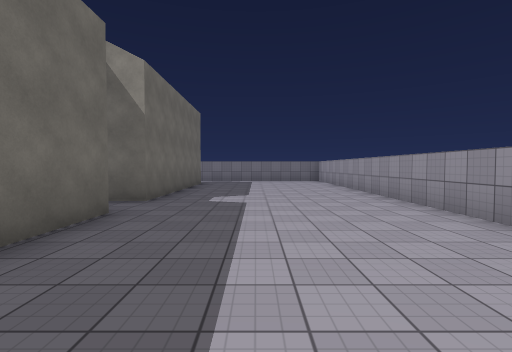
[1] (above)

24 first-person views from a walk through a scene from a Unity 3-D project. The camera is 1.5 m above the floor, tilts 2° down and sees 85° across. The floor is counted in squares, 2 m on a side. Each view is taken from the middle of a square. On the plan, view 1 faces up. The plan holds only what a view shows up to about 10 squares ahead; the rest is blank. The place goes on beyond the plan. The player character is not drawn. Some animated figures are left out. Surface patterns are stand-ins for the level's own textures.

[2]
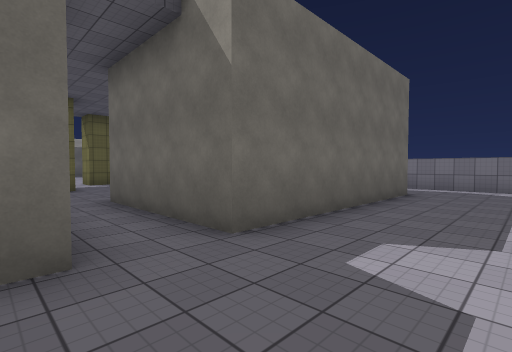

[3]
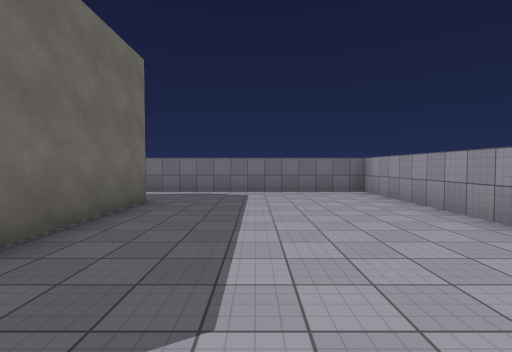

[4]
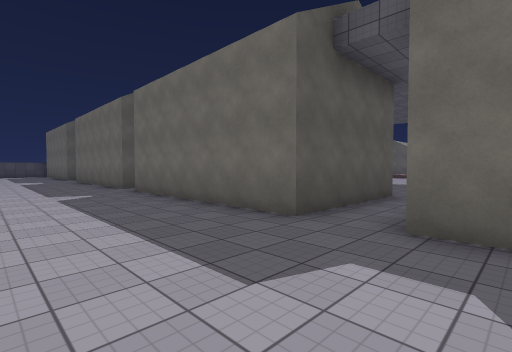

[5]
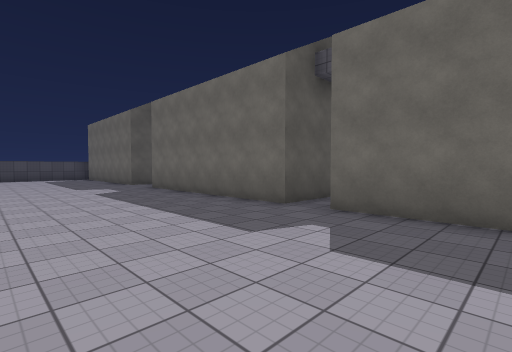

[6]
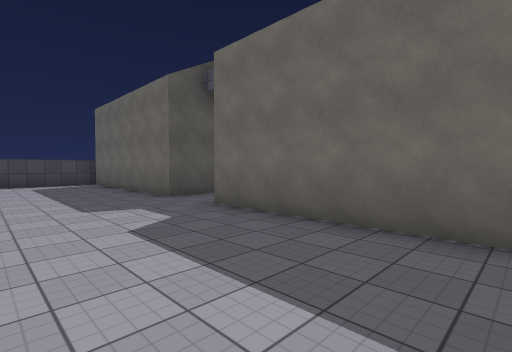

[7]
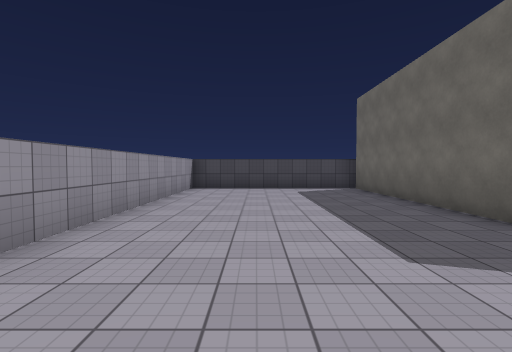

[8]
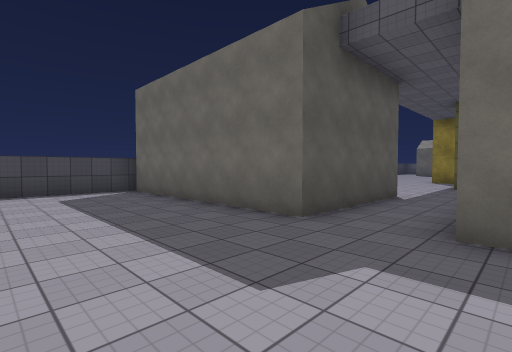

[9]
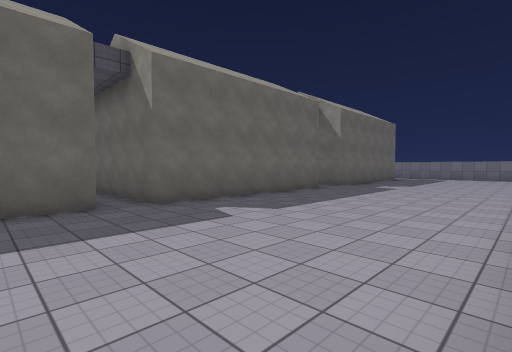

[10]
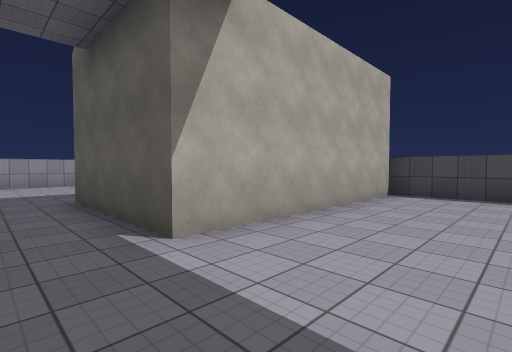

[11]
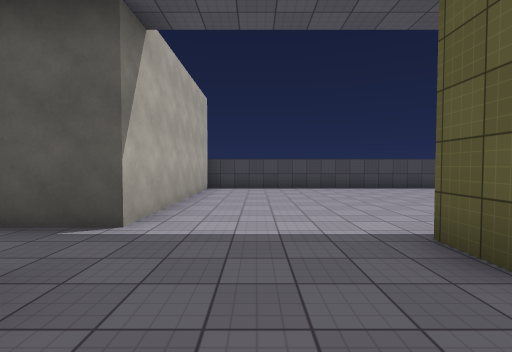

[12]
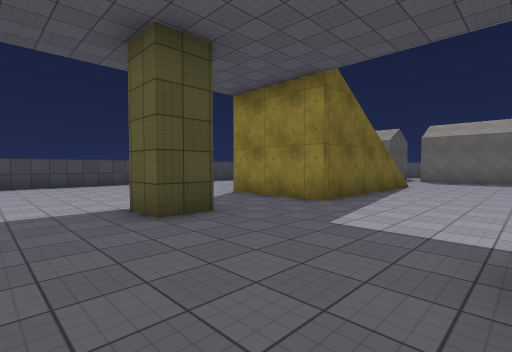

[13]
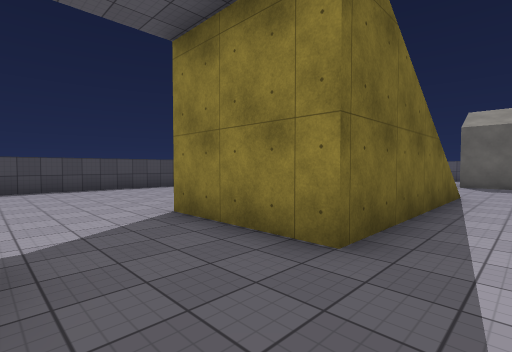

[14]
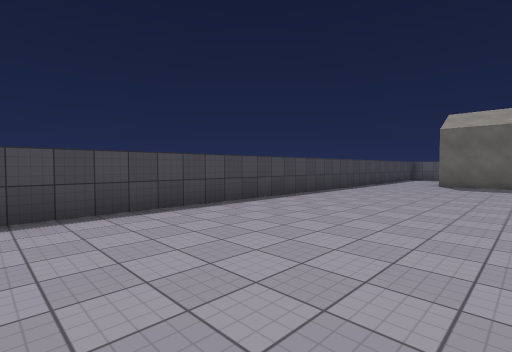

[15]
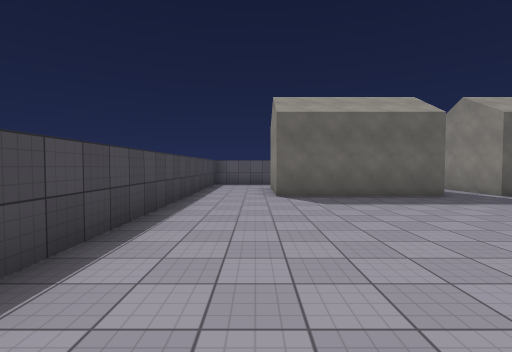

[16]
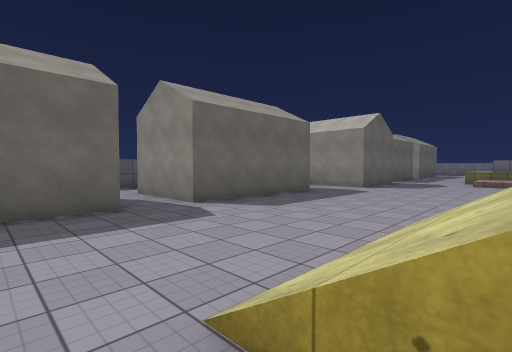

[17]
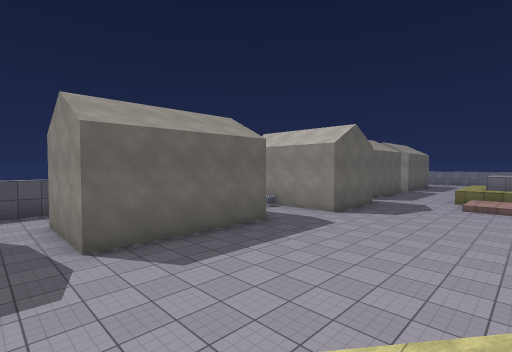

[18]
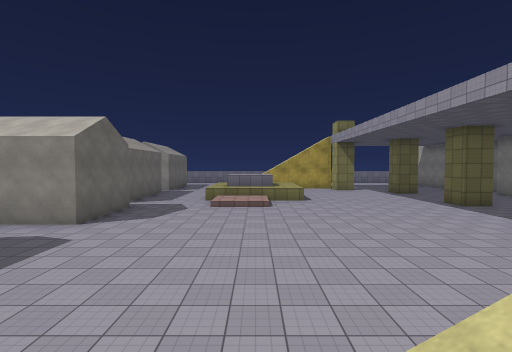

[19]
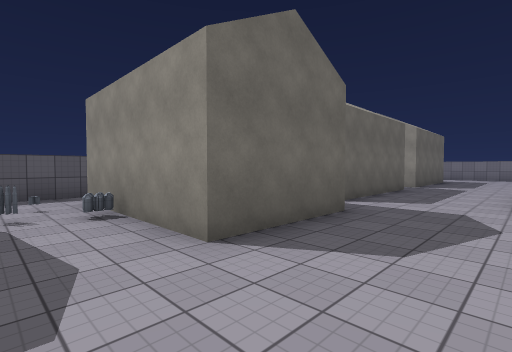

[20]
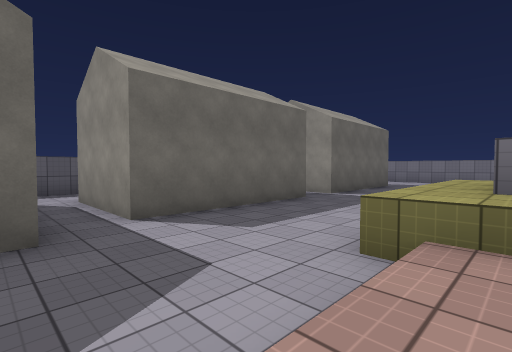

[21]
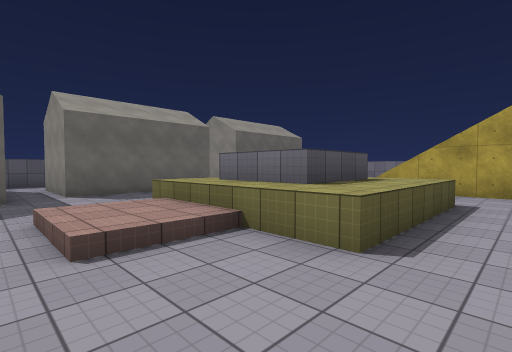

[22]
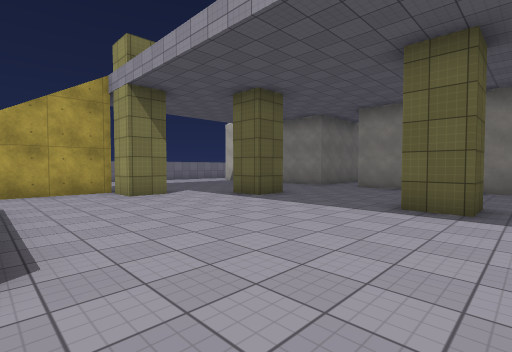

[23]
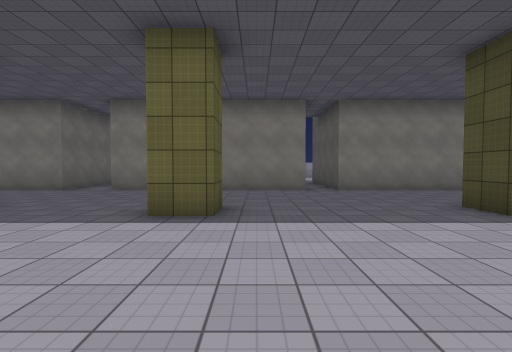

[24]
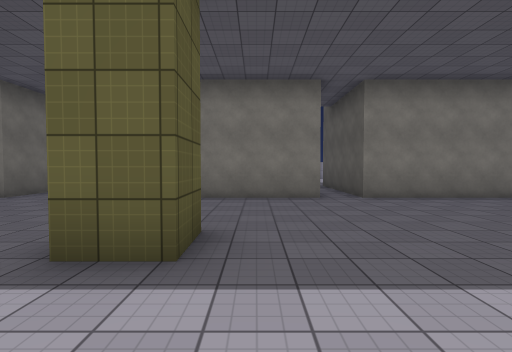

### Floor plan
Key: @ floor where view 1 was taken; # wall or solid block; . main floor; : floor 0.5 m higher than the main floor; / step, stairs or slope; ^ raised ledge; H house; O other object.
Columns run from 28 left of view 1 to 4 right of it. Each row starts with its distance up from view 1.
 15                          ########
 14                          .......#
 13                          .......#
 12                          H......#
 11                          H......#
 10      H.                  H......#
  9     HH..                 H......#
  8     HH..    ...#...   #  H......#
  7     HH..    ..........#  H......#
  6      ...^  ^^.....#...#HHH......#
  5     HH..^# ^^...................#
  4     HH..^# ^^.........#HHH......#
  3     HH..^^^^^.........# HH......
  2 #..HHH...::.........  # HH......
  1 #........::.......#...# HH......
  0      H................# HH..@...
 -1    HHH................#HHH......
 -2 #.HHHH..........................
 -3 #..O..................#HHH......
 -4 # .O..............#...# HH......
 -5     HH................#  H.....
 -6     HH................#  H.....
 -7     HH...............    H.....
 -8 #  HHH................   H.....
 -9 #........//    ...#.............#
-10 #........//    .................#
-11     HH...//    .......#HHH......#
-12     HH................H  H......#
-13     HH................H  H......#
-14    HHH................H  H......#
-15   ....................H  H......#
-16   ....................H  H......#
-17   #####################  ########

Where each view was taken, in squares from view 1:
view 1: 0 up, 0 right, facing up
view 2: 4 up, 0 right, facing up-left
view 3: 6 up, 0 right, facing up
view 4: 7 up, 1 right, facing down-left
view 5: 1 up, 2 right, facing down-left
view 6: 4 down, 1 right, facing down-left
view 7: 7 down, 1 right, facing down
view 8: 8 down, 1 right, facing down-left
view 9: 4 down, 3 right, facing up-left
view 10: 9 down, 9 left, facing down-right
view 11: 7 down, 8 left, facing down
view 12: 5 down, 8 left, facing down-left
view 13: 7 down, 11 left, facing down-left
view 14: 12 down, 11 left, facing down-left
view 15: 15 down, 16 left, facing left
view 16: 12 down, 18 left, facing up-left
view 17: 10 down, 18 left, facing up-left
view 18: 9 down, 18 left, facing up
view 19: 4 down, 20 left, facing up-left
view 20: 0 up, 19 left, facing up-left
view 21: 0 up, 15 left, facing up-left
view 22: 0 up, 16 left, facing up-right
view 23: 0 up, 15 left, facing right
view 24: 0 up, 13 left, facing right
